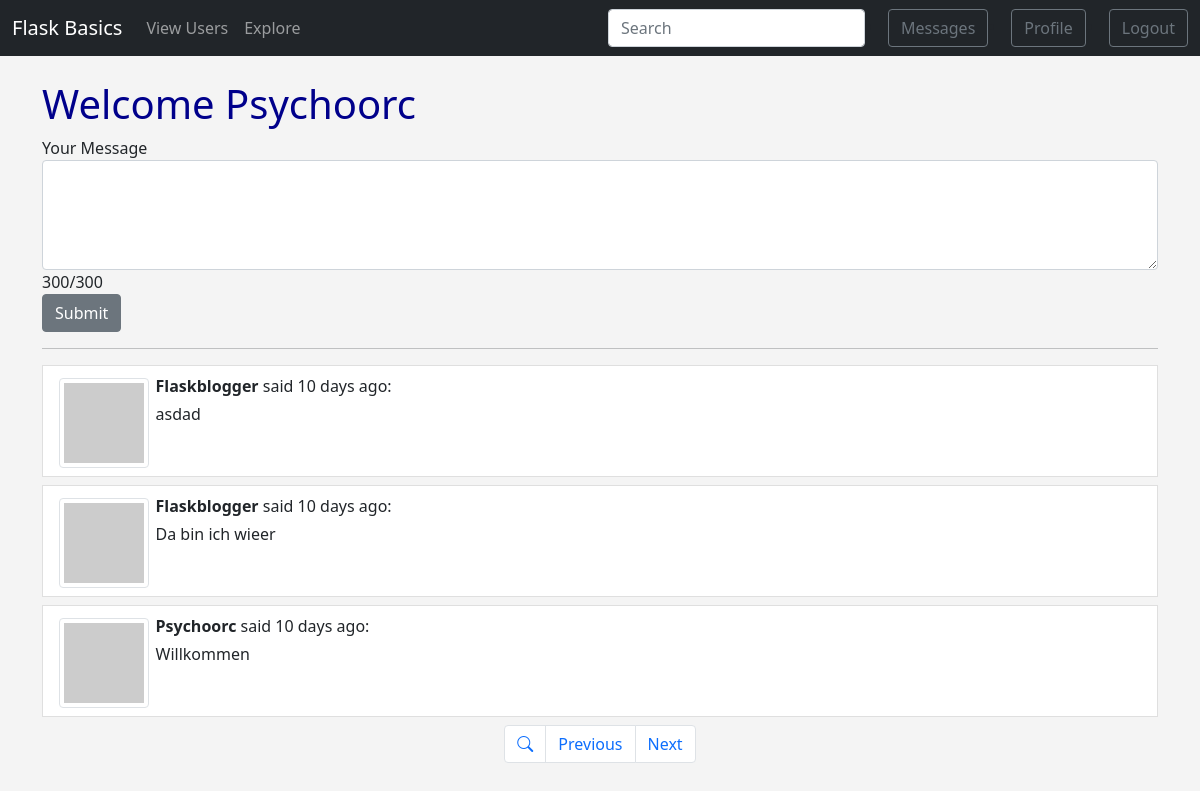
The app's page /index (signed in) with its own data.
### app/models.py (models this page shows, shortened)
class SearchableMixin(object):
    @classmethod
    def before_commit(cls, session):
        session._changes = {
            "add": list(session.new),
            "update": list(session.dirty),
            "delete": list(session.deleted),
        }
    @classmethod
    def after_commit(cls, session):
        for obj in session._changes["add"]:
            if isinstance(obj, SearchableMixin):
                add_to_index(obj.__tablename__, obj)  # type: ignore
        for obj in session._changes["update"]:
            if isinstance(obj, SearchableMixin):
                add_to_index(obj.__tablename__, obj)  # type: ignore
        for obj in session._changes["delete"]:
            if isinstance(obj, SearchableMixin):
                remove_from_index(obj.__tablename__, obj)  # type: ignore
        session._changes = None

class Post(SearchableMixin, db.Model):  # type: ignore
    __searchable__ = ["body"]
    id = db.Column(db.Integer, primary_key=True)
    body = db.Column(db.String(140))
    timestamp = db.Column(db.DateTime, index=True, default=datetime.utcnow)
    user_id = db.Column(db.Integer, db.ForeignKey("user.id"))

class User(UserMixin, db.Model):  # type: ignore
    id = db.Column(db.Integer, primary_key=True)
    firstname = db.Column(db.String(100), index=True)
    lastname = db.Column(db.String(100), index=True)
    username = db.Column(db.String(64), index=True, unique=True)
    email = db.Column(db.String(120), index=True, unique=True)
    password_hash = db.Column(db.String(128))
    posts = db.relationship("Post", cascade="delete", backref="author", lazy="dynamic")
    date_added = db.Column(db.DateTime, default=datetime.utcnow)
    last_modify = db.Column(db.DateTime, default=datetime.utcnow)
    administrator = db.Column(db.Boolean, default=False)
    about_me = db.Column(db.String(140))
    last_seen = db.Column(db.DateTime)
    followed = db.relationship(
        "User",
        secondary=followers,
        primaryjoin=(followers.c.follower_id == id),
        secondaryjoin=(followers.c.followed_id == id),
        backref=db.backref("followers", lazy="dynamic"),
        lazy="dynamic",
    )
    messages_sent = db.relationship(
        "Message",
        foreign_keys="Message.sender_id",
        cascade="delete",
        backref="author",
        lazy="dynamic",
    )
    messages_received = db.relationship(
        "Message",
        foreign_keys="Message.recipient_id",
        cascade="delete",
        backref="recipient",
        lazy="dynamic",
    )
    last_message_read_time = db.Column(db.DateTime)
    notifications = db.relationship(
        "Notification", cascade="delete", backref="user", lazy="dynamic"
    )
    def new_messages(self):
        last_read_time = self.last_message_read_time or datetime(1900, 1, 1)
        return (
            Message.query.filter_by(recipient=self)
            .filter(Message.timestamp >= last_read_time)
            .count()
        )
    def avatar(self, size):
        digest = md5(self.email.lower().encode("utf-8")).hexdigest()
        return f"https://www.gravatar.com/avatar/{digest}?d=identicon&s={size}"
    def followed_posts(self):
        followed = Post.query.join(
            followers, (followers.c.followed_id == Post.user_id)
        ).filter(followers.c.follower_id == self.id)
        own = Post.query.filter_by(user_id=self.id)
        return followed.union(own).order_by(Post.timestamp.desc())

### app/main/routes.py (the view)
@main_blueprint.route("/", methods=["GET", "POST"])
@main_blueprint.route("/index", methods=["GET", "POST"])
@login_required
def index():
    form = PostForm()
    if form.validate_on_submit():
        post = Post(body=form.post.data, author=current_user)  # type:ignore
        db.session.add(post)
        db.session.commit()
        flash(_("Your post is now live!"), "success")
        return redirect(url_for("main.index"))
    page = request.args.get("page", 1, type=int)
    posts = current_user.followed_posts().paginate(page, current_app.config["POSTS_PER_PAGE"], False)  # type: ignore
    next_url = url_for("main.index", page=posts.next_num) if posts.has_next else None
    prev_url = url_for("main.index", page=posts.prev_num) if posts.has_prev else None
    return render_template(
        "index.html",
        title=_("Welcome {username}").format(username=current_user.username),  # type: ignore
        form=form,
        posts=posts.items,
        next_url=next_url,
        prev_url=prev_url,
    )

### app/main/forms.py
class SearchForm(FlaskForm):
    q = StringField(_l("Search"), validators=[DataRequired()])
    def __init__(self, *args, **kwargs):
        if "formdata" not in kwargs:
            kwargs["formdata"] = request.args
        if "meta" not in kwargs:
            kwargs["meta"] = {"csrf": False}
        super(SearchForm, self).__init__(*args, **kwargs)

class PostForm(FlaskForm):
    post = TextAreaField(
        _l("Your Message"),
        validators=[DataRequired(), Length(min=1, max=300)],
    )
    submit = SubmitField(_l("Submit"))

### app/main/routes.py (called while the page is built)
@main_blueprint.context_processor
def utility_processor() -> dict[str, Callable]:
    def get_user_data(id: int) -> User:
        return User.query.filter_by(id=id).first_or_404()
    return dict(get_user_data=get_user_data)

@main_blueprint.before_request
def before_request():
    if current_user.is_authenticated:  # type: ignore
        current_user.last_seen = datetime.utcnow()
        db.session.commit()
        g.search_form = SearchForm()
    g.locale = str(get_locale())

### app/models.py (called while the page is built)
@login.user_loader
def load_user(id):
    return User.query.get(int(id))

### app/templates/index.html (shortened to what this page needs)
{% extends "base.html" %}
{% block content %}
    <h1>{{_( title ) | title}}</h1>
    {% if form %}
        <form action="" method="post">
            <div>
                {{ form.post.label(class="form-check-label") }}
                {{ form.post(cols=32, rows=4, class="form-control", id="tweet") }}
                <span id="charactersRemaining">300/300</span>
            </div>
             {{ form.submit(class="btn btn-secondary") }}
        </form>
        {% endif %}
    <hr>
    <ol class="list-group">
        {% for post in posts %}
            {% with username = post.author.username, avatar=post.author.avatar, type=_("said"), message=post %}
                {% include '_post.html' %}
            {% endwith %}
        {% endfor %}
    </ol>
    <nav aria-label="Page navigation example">
        <ul class="pagination justify-content-center">
            <li class="page-item">
            <a href="{{ url_for('main.explore') }}" class="bi bi-search page-link"></a>
            </li>
            <li class="page-item">
            <a  href="{{ prev_url if prev_url else '' }}" class="page-link">Previous</a>
            </li>
            <li class="page-item">
            <a class="page-link" href="{{ next_url if next_url else '' }}">Next</a>
            </li>
        </ul>
    </nav>
{% endblock %}

### app/templates/_post.html
<div >
    <a href="{{ url_for('main.user', username=username) }}" class="d-flex list-group-item list-group-item-action mb-2">
        <picture>
            <img src="{{ avatar(36) }}" class="img-fluid img-thumbnail rounded center-block mt-1 me-3" alt="...">
        </picture>
        <div class="w-100">
            <div class="d-flex w-100 justify-content-between">
            <p class="mb-1"><strong>{{ username }} </strong> {{ type }} {{ moment(message.timestamp).fromNow() }}:</p>
            </div>
            <p class="mb-1 post-style" >{{ message.body }}</p>
        </div>
    </a>
</div>

### app/static/css/style.css (style rules this page uses)
* { font-family:'Segoe UI', Tahoma, Geneva, Verdana, sans-serif; }
h1 { color: darkblue; font-size: 40px; }
body { background: #f4f4f4; }
.post-style { white-space: break-spaces; overflow-wrap: anywhere; }

### records on screen
Post: author.username "Flaskblogger", type "said", timestamp "10 days ago", body "asdad"
Post: author.username "Flaskblogger", type "said", timestamp "10 days ago", body "Da bin ich wieer"
Post: author.username "Psychoorc", type "said", timestamp "10 days ago", body "Willkommen"
